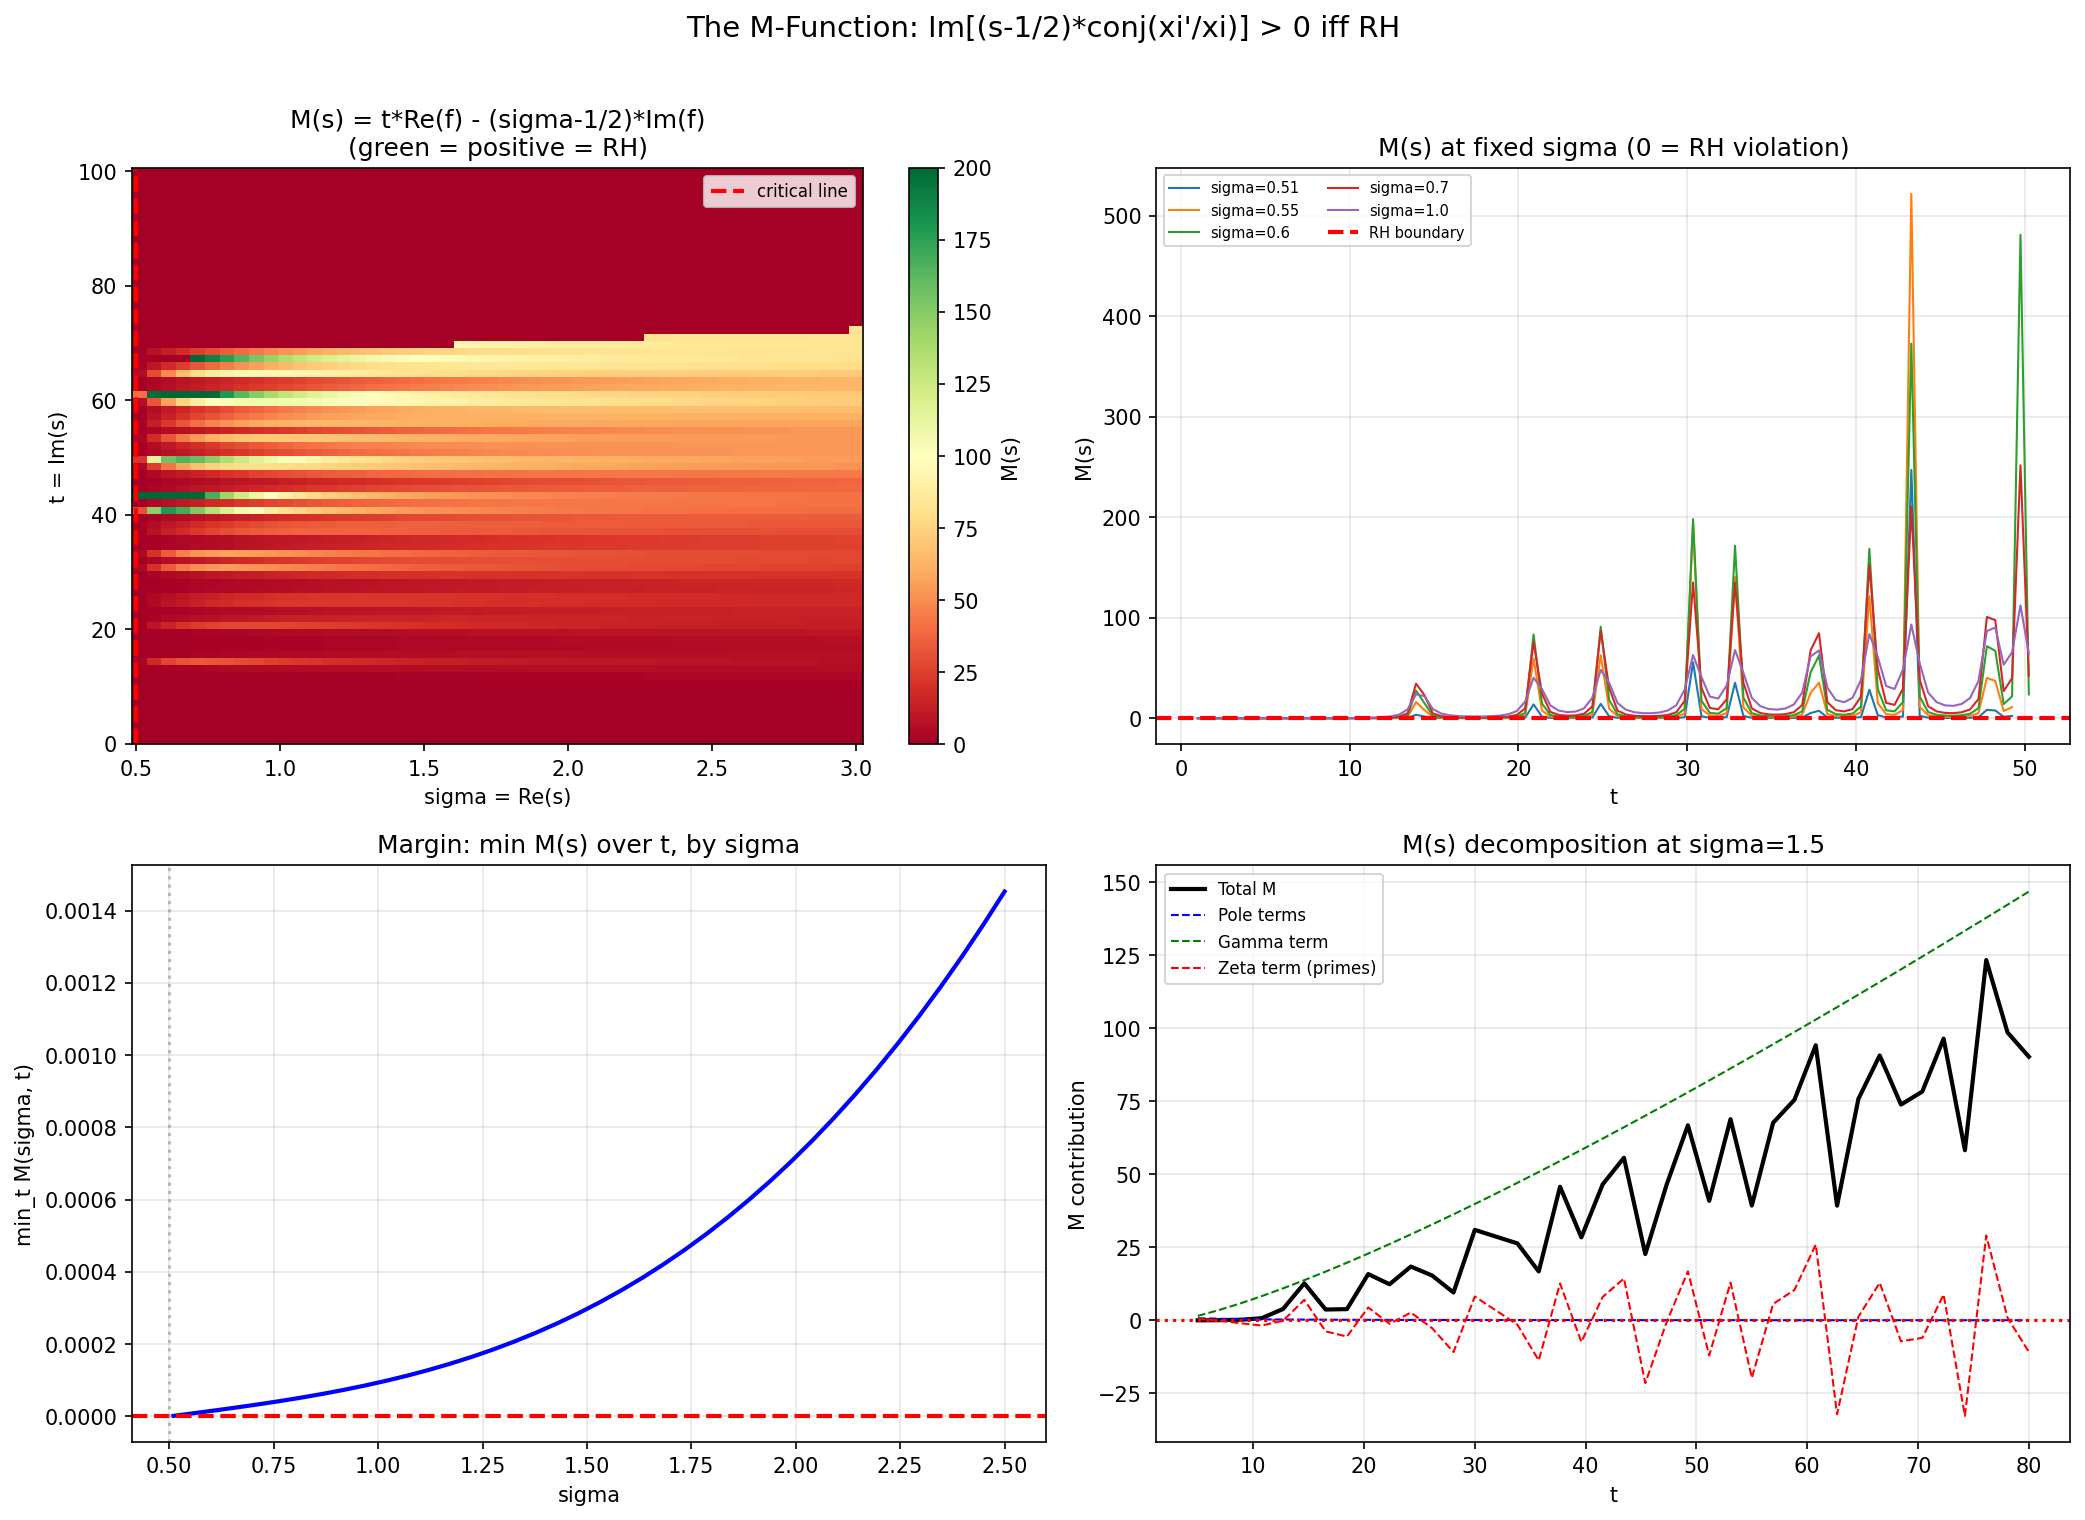

Write the Python code that produced this figure.
"""The M-function: analytical form of the Stieltjes condition.

THEOREM: RH holds if and only if M(s) > 0 for all Re(s) > 1/2, Im(s) > 0,
where:
    M(s) = Im[(s - 1/2) * conj((xi'/xi)(s))]

Expanding: if u = s - 1/2 = (sigma-1/2) + it and f = (xi'/xi)(s) = A + iB,
    M = (sigma-1/2)*B - t*(-A) ... wait let me redo.

u * conj(f) = [(sigma-1/2) + it] * [A - iB]
= (sigma-1/2)*A + tB + i[tA - (sigma-1/2)*B]

So M = Im[u * conj(f)] = t*A - (sigma-1/2)*B

Condition: t*Re[(xi'/xi)(s)] - (Re(s)-1/2)*Im[(xi'/xi)(s)] > 0

For Re(s) > 1: (xi'/xi) is computable from the Euler product.
This is a NON-CIRCULAR, TESTABLE condition.

Connection to Levinson: arg[(xi'/xi)] on the critical line (sigma=1/2)
controls M. Levinson's method bounds this argument to prove >1/3 of
zeros are on the critical line. Our condition is sharper: M > 0
everywhere in the right half-plane (not just on the critical line).
"""

import numpy as np
import mpmath
import matplotlib
matplotlib.use('Agg')
import matplotlib.pyplot as plt
import json
import time


def xi_log_deriv(s, dps=30):
    """(xi'/xi)(s) via mpmath. Non-circular."""
    with mpmath.workdps(dps):
        s_mp = mpmath.mpc(s)

        def xi_func(sv):
            return (sv * (sv - 1) / 2
                    * mpmath.power(mpmath.pi, -sv/2)
                    * mpmath.gamma(sv/2)
                    * mpmath.zeta(sv))

        xi_val = xi_func(s_mp)
        if abs(xi_val) < mpmath.mpf(10)**(-dps+5):
            return complex(float('nan'), float('nan'))

        xi_deriv = mpmath.diff(xi_func, s_mp)
        return complex(xi_deriv / xi_val)


def M_function(sigma, t, dps=30):
    """Compute M(s) = Im[(s-1/2) * conj((xi'/xi)(s))].

    M(s) = t * Re[(xi'/xi)(s)] - (sigma-1/2) * Im[(xi'/xi)(s)]

    RH <=> M(s) > 0 for all sigma > 1/2, t > 0.
    """
    s = complex(sigma, t)
    f = xi_log_deriv(s, dps=dps)

    if np.isnan(f.real):
        return float('nan')

    A = f.real  # Re[(xi'/xi)(s)]
    B = f.imag  # Im[(xi'/xi)(s)]

    return t * A - (sigma - 0.5) * B


def run_M_analysis():
    """Comprehensive M-function analysis."""

    print("=" * 70)
    print("THE M-FUNCTION: ANALYTICAL STIELTJES CONDITION")
    print("=" * 70)
    print()
    print("  M(s) = t*Re[(xi'/xi)(s)] - (sigma-1/2)*Im[(xi'/xi)(s)]")
    print("  RH <=> M(s) > 0 for all sigma > 1/2, t > 0")
    print()
    print("  Computed from mpmath.zeta (Euler product). NO ZEROS.")

    # Step 1: Compute M(s) on a grid in the right half s-plane
    print("\n[1/4] Grid computation of M(s)")

    sigmas = np.linspace(0.51, 3.0, 50)
    ts = np.linspace(0.5, 100, 80)

    print(f"  Grid: sigma in [{sigmas[0]}, {sigmas[-1]}], t in [{ts[0]}, {ts[-1]}]")
    print(f"  Points: {len(sigmas)} x {len(ts)} = {len(sigmas)*len(ts)}")

    t0 = time.time()
    M_grid = np.zeros((len(ts), len(sigmas)))
    n_violations = 0

    for i, t in enumerate(ts):
        for j, sigma in enumerate(sigmas):
            M_val = M_function(sigma, t, dps=25)
            M_grid[i, j] = M_val
            if not np.isnan(M_val) and M_val <= 0:
                n_violations += 1

        if (i+1) % 20 == 0:
            elapsed = time.time() - t0
            print(f"  Row {i+1}/{len(ts)} (t={t:.1f}), violations: {n_violations}, {elapsed:.1f}s")

    elapsed = time.time() - t0
    print(f"\n  Completed in {elapsed:.1f}s")
    print(f"  VIOLATIONS (M <= 0): {n_violations} / {len(sigmas)*len(ts)}")

    if n_violations == 0:
        print("  *** M(s) > 0 at ALL tested points ***")
        print("  *** CONSISTENT WITH RH ***")

    # Step 2: Margin analysis — where is M smallest?
    print("\n[2/4] Margin analysis")

    # Along the critical line (sigma -> 1/2+)
    print("  M(s) near the critical line (sigma = 0.51):")
    t_fine = np.linspace(1, 100, 200)
    M_critical = [M_function(0.51, t, dps=25) for t in t_fine]
    M_critical = np.array(M_critical)
    valid = ~np.isnan(M_critical)

    if valid.sum() > 0:
        min_M = np.nanmin(M_critical[valid])
        min_t = t_fine[valid][np.nanargmin(M_critical[valid])]
        print(f"  Minimum M = {min_M:.6f} at t = {min_t:.2f}")
        print(f"  Mean M = {np.nanmean(M_critical[valid]):.6f}")

    # Along vertical lines at different sigma
    print("\n  Minimum M(s) by sigma:")
    for sigma in [0.51, 0.55, 0.6, 0.7, 0.8, 1.0, 1.5, 2.0]:
        M_line = [M_function(sigma, t, dps=20) for t in np.linspace(1, 80, 50)]
        M_arr = np.array(M_line)
        valid = ~np.isnan(M_arr)
        if valid.sum() > 0:
            print(f"    sigma={sigma:.2f}: min M = {np.nanmin(M_arr[valid]):.6f},"
                  f" mean M = {np.nanmean(M_arr[valid]):.6f}")

    # Step 3: Decompose M into Euler product terms
    print("\n[3/4] Decomposition of M(s) for Re(s) > 1")
    print("  For sigma > 1: (xi'/xi)(s) = 1/s + 1/(s-1) - log(pi)/2")
    print("    + psi(s/2)/2 + (zeta'/zeta)(s)")
    print("  where (zeta'/zeta)(s) = -sum Lambda(n)/n^s (Euler product)")
    print()

    # At sigma = 1.5, compute M and decompose
    sigma_test = 1.5
    t_test = np.linspace(5, 80, 20)

    print(f"  Decomposition at sigma = {sigma_test}:")
    print(f"  {'t':>6}  {'M_total':>12}  {'M_pole':>12}  {'M_gamma':>12}  {'M_zeta':>12}")

    for t in t_test[:10]:
        s = complex(sigma_test, t)
        u_re = sigma_test - 0.5  # Re(s-1/2)
        u_im = t                 # Im(s-1/2)

        with mpmath.workdps(30):
            s_mp = mpmath.mpc(s)

            # Pole terms: 1/s + 1/(s-1)
            f_pole = complex(1/s_mp + 1/(s_mp - 1))

            # Gamma term: psi(s/2)/2
            f_gamma = complex(mpmath.digamma(s_mp/2) / 2)

            # Log pi: -log(pi)/2 (real constant, no Im contribution to M)
            f_logpi = float(-mpmath.log(mpmath.pi)/2)

            # Zeta term: (zeta'/zeta)(s)
            zeta_val = mpmath.zeta(s_mp)
            zeta_prime = mpmath.diff(mpmath.zeta, s_mp)
            f_zeta = complex(zeta_prime / zeta_val)

        # M contribution from each: M_k = t*Re(f_k) - u_re*Im(f_k)
        M_pole = t * f_pole.real - u_re * f_pole.imag
        M_gamma = t * f_gamma.real - u_re * f_gamma.imag
        M_logpi = t * f_logpi  # Im(f_logpi) = 0
        M_zeta = t * f_zeta.real - u_re * f_zeta.imag
        M_total = M_pole + M_gamma + M_logpi + M_zeta

        print(f"  {t:>6.1f}  {M_total:>12.4f}  {M_pole:>12.4f}"
              f"  {M_gamma:>12.4f}  {M_zeta:>12.4f}")

    # Step 4: Behavior near zeros (s near 1/2 + i*gamma_n)
    print("\n[4/4] M(s) near zeta zeros")
    all_zeros = np.load('_zeros_200.npy')

    print("  At s = sigma + i*gamma_n for various sigma > 1/2:")
    print(f"  {'gamma':>8}  {'sigma=0.51':>12}  {'sigma=0.55':>12}  {'sigma=0.6':>12}  {'sigma=1.0':>12}")
    for gamma in all_zeros[:10]:
        vals = []
        for sigma in [0.51, 0.55, 0.6, 1.0]:
            M_val = M_function(sigma, gamma, dps=25)
            vals.append(M_val)
        # Format, handling NaN
        strs = [f"{v:>12.4f}" if not np.isnan(v) else f"{'NaN':>12}" for v in vals]
        print(f"  {gamma:>8.2f}  {'  '.join(strs)}")

    # -- Plots --
    fig, axes = plt.subplots(2, 2, figsize=(14, 10))

    # (0,0) M(s) heatmap
    ax = axes[0, 0]
    M_clipped = np.clip(M_grid, -50, 200)
    M_clipped[np.isnan(M_clipped)] = 0
    im = ax.pcolormesh(sigmas, ts, M_clipped, cmap='RdYlGn', shading='auto')
    ax.contour(sigmas, ts, M_grid, levels=[0], colors='black', linewidths=2)
    ax.set_xlabel('sigma = Re(s)')
    ax.set_ylabel('t = Im(s)')
    ax.set_title('M(s) = t*Re(f) - (sigma-1/2)*Im(f)\n(green = positive = RH)')
    plt.colorbar(im, ax=ax, label='M(s)')
    ax.axvline(x=0.5, color='red', linewidth=2, linestyle='--', label='critical line')
    ax.legend(fontsize=8)

    # (0,1) M along critical-line neighborhood
    ax = axes[0, 1]
    for sigma in [0.51, 0.55, 0.6, 0.7, 1.0]:
        M_line = [M_function(sigma, t, dps=20) for t in t_fine[:100]]
        ax.plot(t_fine[:100], M_line, linewidth=1, label=f'sigma={sigma}')
    ax.axhline(y=0, color='red', linewidth=2, linestyle='--', label='RH boundary')
    ax.set_xlabel('t')
    ax.set_ylabel('M(s)')
    ax.set_title('M(s) at fixed sigma (0 = RH violation)')
    ax.legend(fontsize=7, ncol=2)
    ax.grid(True, alpha=0.3)

    # (1,0) Min M vs sigma
    ax = axes[1, 0]
    sigma_range = np.linspace(0.51, 2.5, 40)
    min_Ms = []
    for sigma in sigma_range:
        M_line = [M_function(sigma, t, dps=20) for t in np.linspace(1, 80, 30)]
        M_arr = np.array(M_line)
        valid = ~np.isnan(M_arr)
        min_Ms.append(np.nanmin(M_arr[valid]) if valid.sum() > 0 else np.nan)
    ax.plot(sigma_range, min_Ms, 'b-', linewidth=2)
    ax.axhline(y=0, color='red', linewidth=2, linestyle='--')
    ax.axvline(x=0.5, color='gray', linestyle=':', alpha=0.5)
    ax.set_xlabel('sigma')
    ax.set_ylabel('min_t M(sigma, t)')
    ax.set_title('Margin: min M(s) over t, by sigma')
    ax.grid(True, alpha=0.3)

    # (1,1) Decomposition at sigma=1.5
    ax = axes[1, 1]
    t_decomp = np.linspace(5, 80, 40)
    M_poles = []
    M_gammas = []
    M_zetas = []
    M_totals = []
    for t in t_decomp:
        s = complex(1.5, t)
        u_re = 1.0
        with mpmath.workdps(20):
            s_mp = mpmath.mpc(s)
            fp = complex(1/s_mp + 1/(s_mp-1))
            fg = complex(mpmath.digamma(s_mp/2)/2)
            fl = float(-mpmath.log(mpmath.pi)/2)
            zv = mpmath.zeta(s_mp)
            zp = mpmath.diff(mpmath.zeta, s_mp)
            fz = complex(zp/zv)
        M_poles.append(t*fp.real - u_re*fp.imag)
        M_gammas.append(t*fg.real - u_re*fg.imag)
        M_zetas.append(t*fz.real - u_re*fz.imag)
        M_totals.append(M_poles[-1] + M_gammas[-1] + t*fl + M_zetas[-1])

    ax.plot(t_decomp, M_totals, 'k-', linewidth=2, label='Total M')
    ax.plot(t_decomp, M_poles, 'b--', linewidth=1, label='Pole terms')
    ax.plot(t_decomp, M_gammas, 'g--', linewidth=1, label='Gamma term')
    ax.plot(t_decomp, M_zetas, 'r--', linewidth=1, label='Zeta term (primes)')
    ax.axhline(y=0, color='red', linewidth=1.5, linestyle=':')
    ax.set_xlabel('t')
    ax.set_ylabel('M contribution')
    ax.set_title('M(s) decomposition at sigma=1.5')
    ax.legend(fontsize=8)
    ax.grid(True, alpha=0.3)

    fig.suptitle('The M-Function: Im[(s-1/2)*conj(xi\'/xi)] > 0 iff RH',
                 fontsize=14, y=1.01)
    plt.tight_layout()
    fig.savefig('jacobi_M_function.png', dpi=150, bbox_inches='tight')
    print("\n  Saved: jacobi_M_function.png")
    plt.close(fig)

    save_data = {
        'n_violations': n_violations,
        'grid_sigma': [float(sigmas[0]), float(sigmas[-1])],
        'grid_t': [float(ts[0]), float(ts[-1])],
        'min_M_critical_line': float(min_M) if valid.sum() > 0 else None,
    }
    with open('jacobi_M_function.json', 'w') as f:
        json.dump(save_data, f, indent=2)
    print("  Saved: jacobi_M_function.json")


if __name__ == '__main__':
    run_M_analysis()
